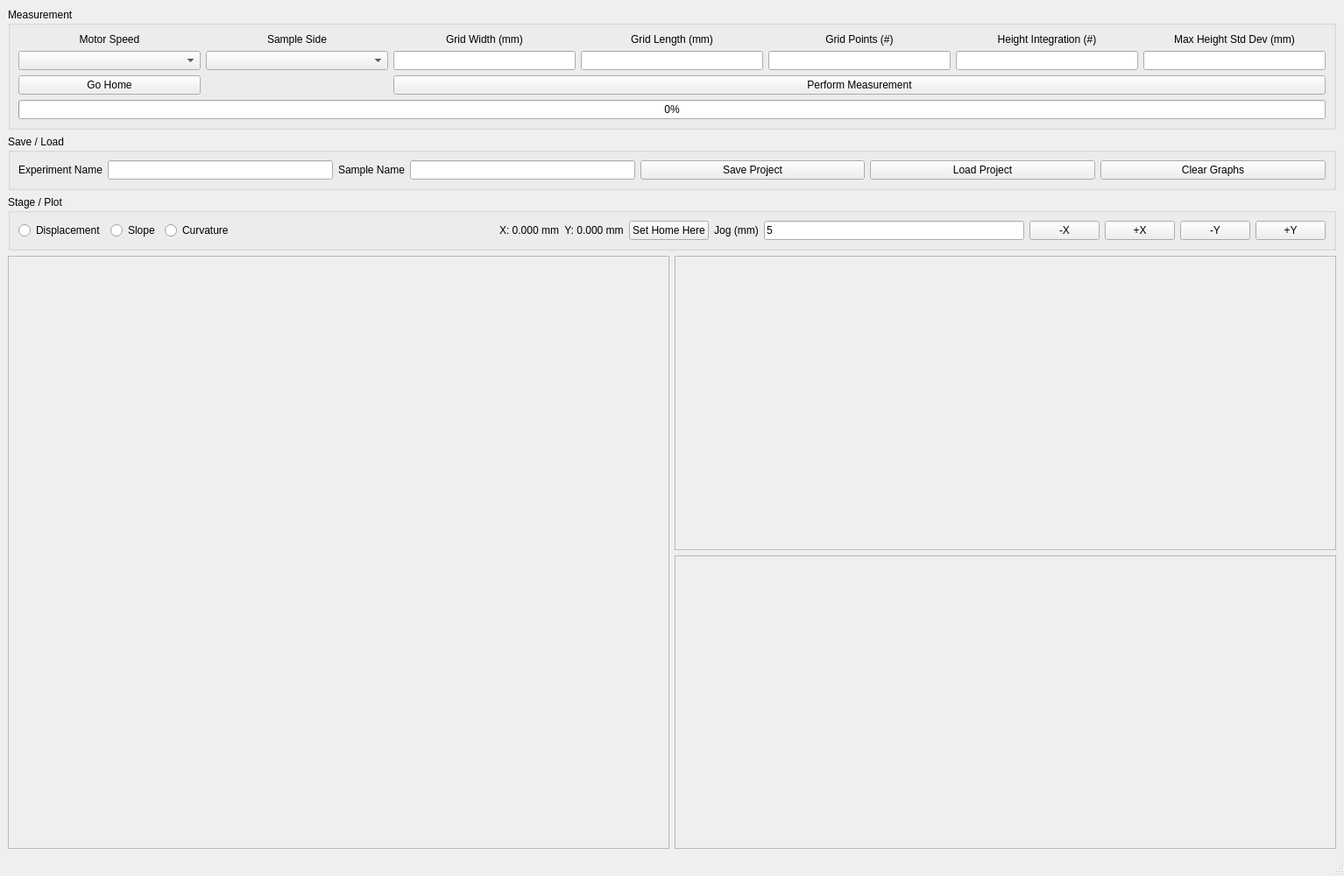
<?xml version="1.0" encoding="UTF-8"?>
<ui version="4.0">
 <class>MainWindow</class>
 <widget class="QMainWindow" name="MainWindow">
  <property name="geometry">
   <rect>
    <x>0</x>
    <y>0</y>
    <width>1534</width>
    <height>1000</height>
   </rect>
  </property>
  <property name="windowTitle">
   <string>MainWindow</string>
  </property>
  <widget class="QWidget" name="centralwidget">
   <layout class="QGridLayout" name="gridLayout_2">
    <item row="0" column="0" colspan="2">
     <widget class="QGroupBox" name="groupBox">
      <property name="title">
       <string>Measurement</string>
      </property>
      <layout class="QGridLayout" name="gridLayout">
       <item row="0" column="4">
        <widget class="QLabel" name="label_3">
         <property name="text">
          <string>Grid Points (#)</string>
         </property>
         <property name="alignment">
          <set>Qt::AlignCenter</set>
         </property>
        </widget>
       </item>
       <item row="1" column="5">
        <widget class="QLineEdit" name="integration_input"/>
       </item>
       <item row="0" column="0">
        <widget class="QLabel" name="label_4">
         <property name="layoutDirection">
          <enum>Qt::LeftToRight</enum>
         </property>
         <property name="text">
          <string>Motor Speed</string>
         </property>
         <property name="alignment">
          <set>Qt::AlignCenter</set>
         </property>
        </widget>
       </item>
       <item row="1" column="1">
        <widget class="QComboBox" name="sampleside_dropdown">
         <property name="sizePolicy">
          <sizepolicy hsizetype="Expanding" vsizetype="Fixed">
           <horstretch>0</horstretch>
           <verstretch>0</verstretch>
          </sizepolicy>
         </property>
        </widget>
       </item>
       <item row="1" column="2">
        <widget class="QLineEdit" name="gridwidth_input"/>
       </item>
       <item row="0" column="5">
        <widget class="QLabel" name="label_5">
         <property name="text">
          <string>Height Integration (#)</string>
         </property>
         <property name="alignment">
          <set>Qt::AlignCenter</set>
         </property>
        </widget>
       </item>
       <item row="1" column="3">
        <widget class="QLineEdit" name="gridlength_input"/>
       </item>
       <item row="0" column="2">
        <widget class="QLabel" name="label">
         <property name="text">
          <string>Grid Width (mm)</string>
         </property>
         <property name="alignment">
          <set>Qt::AlignCenter</set>
         </property>
        </widget>
       </item>
       <item row="0" column="6">
        <widget class="QLabel" name="label_9">
         <property name="text">
          <string>Max Height Std Dev (mm)</string>
         </property>
         <property name="alignment">
          <set>Qt::AlignCenter</set>
         </property>
        </widget>
       </item>
       <item row="1" column="0">
        <widget class="QComboBox" name="motorspeed_dropdown">
         <property name="sizePolicy">
          <sizepolicy hsizetype="Expanding" vsizetype="Fixed">
           <horstretch>0</horstretch>
           <verstretch>0</verstretch>
          </sizepolicy>
         </property>
        </widget>
       </item>
       <item row="1" column="4">
        <widget class="QLineEdit" name="gridpoints_input"/>
       </item>
       <item row="1" column="6">
        <widget class="QLineEdit" name="stdevthreshold_input"/>
       </item>
       <item row="0" column="1">
        <widget class="QLabel" name="label_6">
         <property name="text">
          <string>Sample Side</string>
         </property>
         <property name="alignment">
          <set>Qt::AlignCenter</set>
         </property>
        </widget>
       </item>
       <item row="0" column="3">
        <widget class="QLabel" name="label_2">
         <property name="text">
          <string>Grid Length (mm)</string>
         </property>
         <property name="alignment">
          <set>Qt::AlignCenter</set>
         </property>
        </widget>
       </item>
       <item row="2" column="0">
        <widget class="QPushButton" name="home_button">
         <property name="text">
          <string>Go Home</string>
         </property>
        </widget>
       </item>
       <item row="2" column="2" colspan="5">
        <widget class="QPushButton" name="measure_button">
         <property name="text">
          <string>Perform Measurement</string>
         </property>
        </widget>
       </item>

       <!-- ✅ ADDED PROGRESS BAR (row 3) -->
       <item row="3" column="0" colspan="7">
        <widget class="QProgressBar" name="progress_bar">
         <property name="minimum">
          <number>0</number>
         </property>
         <property name="maximum">
          <number>100</number>
         </property>
         <property name="value">
          <number>0</number>
         </property>
         <property name="textVisible">
          <bool>true</bool>
         </property>
         <property name="format">
          <string>%p%</string>
         </property>
        </widget>
       </item>

      </layout>
     </widget>
    </item>

    <item row="1" column="0" colspan="2">
     <widget class="QGroupBox" name="groupBox_2">
      <property name="title">
       <string>Save / Load </string>
      </property>
      <layout class="QHBoxLayout" name="horizontalLayout">
       <item>
        <widget class="QLabel" name="label_7">
         <property name="sizePolicy">
          <sizepolicy hsizetype="Preferred" vsizetype="Preferred">
           <horstretch>0</horstretch>
           <verstretch>0</verstretch>
          </sizepolicy>
         </property>
         <property name="text">
          <string>Experiment Name</string>
         </property>
        </widget>
       </item>
       <item>
        <widget class="QLineEdit" name="experimentname_input"/>
       </item>
       <item>
        <widget class="QLabel" name="label_8">
         <property name="text">
          <string>Sample Name</string>
         </property>
        </widget>
       </item>
       <item>
        <widget class="QLineEdit" name="samplename_input"/>
       </item>
       <item>
        <widget class="QPushButton" name="save_button">
         <property name="sizePolicy">
          <sizepolicy hsizetype="Expanding" vsizetype="Fixed">
           <horstretch>0</horstretch>
           <verstretch>0</verstretch>
          </sizepolicy>
         </property>
         <property name="text">
          <string>Save Project</string>
         </property>
        </widget>
       </item>
       <item>
        <widget class="QPushButton" name="load_button">
         <property name="sizePolicy">
          <sizepolicy hsizetype="Expanding" vsizetype="Fixed">
           <horstretch>0</horstretch>
           <verstretch>0</verstretch>
          </sizepolicy>
         </property>
         <property name="text">
          <string>Load Project</string>
         </property>
        </widget>
       </item>
       <item>
        <widget class="QPushButton" name="clear_button">
         <property name="sizePolicy">
          <sizepolicy hsizetype="Expanding" vsizetype="Fixed">
           <horstretch>0</horstretch>
           <verstretch>0</verstretch>
          </sizepolicy>
         </property>
         <property name="text">
          <string>Clear Graphs</string>
         </property>
        </widget>
       </item>
      </layout>
     </widget>
    </item>

    <item row="2" column="0" colspan="2">
     <widget class="QGroupBox" name="groupBox_3">
      <property name="title">
       <string>Stage / Plot</string>
      </property>
      <layout class="QHBoxLayout" name="horizontalLayout_2">

       <item>
        <widget class="QRadioButton" name="displacement_radiobutton">
         <property name="text">
          <string>Displacement</string>
         </property>
        </widget>
       </item>

       <item>
        <widget class="QRadioButton" name="slope_radiobutton">
         <property name="text">
          <string>Slope</string>
         </property>
        </widget>
       </item>

       <item>
        <widget class="QRadioButton" name="curvature_radiobutton">
         <property name="text">
          <string>Curvature</string>
         </property>
        </widget>
       </item>

       <item>
        <spacer name="horizontalSpacer_stage">
         <property name="orientation">
          <enum>Qt::Horizontal</enum>
         </property>
         <property name="sizeHint" stdset="0">
          <size>
           <width>40</width>
           <height>20</height>
          </size>
         </property>
        </spacer>
       </item>

       <item>
        <widget class="QLabel" name="x_position_label">
         <property name="text">
          <string>X: 0.000 mm</string>
         </property>
         <property name="alignment">
          <set>Qt::AlignCenter</set>
         </property>
        </widget>
       </item>

       <item>
        <widget class="QLabel" name="y_position_label">
         <property name="text">
          <string>Y: 0.000 mm</string>
         </property>
         <property name="alignment">
          <set>Qt::AlignCenter</set>
         </property>
        </widget>
       </item>

       <item>
        <widget class="QPushButton" name="sethome_button">
         <property name="text">
          <string>Set Home Here</string>
         </property>
        </widget>
       </item>

       <item>
        <widget class="QLabel" name="jog_step_label">
         <property name="text">
          <string>Jog (mm)</string>
         </property>
         <property name="alignment">
          <set>Qt::AlignCenter</set>
         </property>
        </widget>
       </item>

       <item>
        <widget class="QLineEdit" name="jog_step_input">
         <property name="maximumWidth">
          <number>70</number>
         </property>
         <property name="text">
          <string>5</string>
         </property>
        </widget>
       </item>

       <item>
        <widget class="QPushButton" name="jog_x_minus">
         <property name="text">
          <string>-X</string>
         </property>
        </widget>
       </item>

       <item>
        <widget class="QPushButton" name="jog_x_plus">
         <property name="text">
          <string>+X</string>
         </property>
        </widget>
       </item>

       <item>
        <widget class="QPushButton" name="jog_y_minus">
         <property name="text">
          <string>-Y</string>
         </property>
        </widget>
       </item>

       <item>
        <widget class="QPushButton" name="jog_y_plus">
         <property name="text">
          <string>+Y</string>
         </property>
        </widget>
       </item>

      </layout>
     </widget>
    </item>

    <item row="3" column="0" rowspan="2">
     <widget class="QFrame" name="graph_3d">
      <property name="sizePolicy">
       <sizepolicy hsizetype="Expanding" vsizetype="Expanding">
        <horstretch>0</horstretch>
        <verstretch>0</verstretch>
       </sizepolicy>
      </property>
      <property name="frameShape">
       <enum>QFrame::StyledPanel</enum>
      </property>
      <property name="frameShadow">
       <enum>QFrame::Raised</enum>
      </property>
     </widget>
    </item>

    <item row="3" column="1">
     <widget class="QFrame" name="graph_x">
      <property name="sizePolicy">
       <sizepolicy hsizetype="Expanding" vsizetype="Expanding">
        <horstretch>0</horstretch>
        <verstretch>0</verstretch>
       </sizepolicy>
      </property>
      <property name="frameShape">
       <enum>QFrame::StyledPanel</enum>
      </property>
      <property name="frameShadow">
       <enum>QFrame::Raised</enum>
      </property>
     </widget>
    </item>

    <item row="4" column="1">
     <widget class="QFrame" name="graph_y">
      <property name="sizePolicy">
       <sizepolicy hsizetype="Expanding" vsizetype="Expanding">
        <horstretch>0</horstretch>
        <verstretch>0</verstretch>
       </sizepolicy>
      </property>
      <property name="frameShape">
       <enum>QFrame::StyledPanel</enum>
      </property>
      <property name="frameShadow">
       <enum>QFrame::Raised</enum>
      </property>
     </widget>
    </item>

   </layout>
  </widget>
  <widget class="QStatusBar" name="statusbar"/>
 </widget>
 <resources/>
 <connections/>
</ui>
